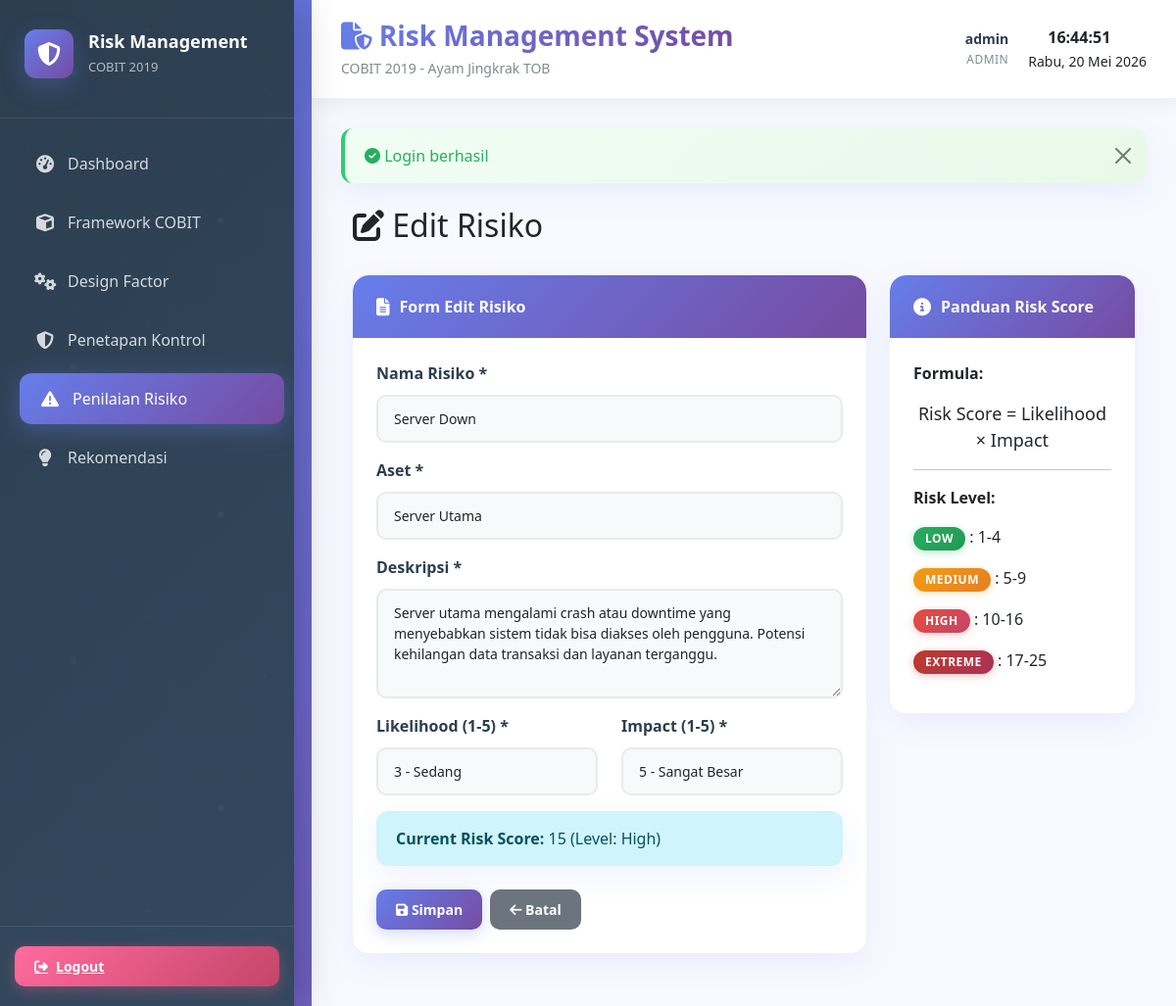
Screenshot of /index.php?page=risiko&action=edit&id=1 (signed in) with the database file from the repository.
### tables this page shows
CREATE TABLE IF NOT EXISTS `risiko` (
    `id` INT PRIMARY KEY AUTO_INCREMENT,
    `nama_risiko` VARCHAR(255) NOT NULL,
    `aset` VARCHAR(100) NOT NULL,
    `deskripsi` TEXT NOT NULL,
    `likelihood` INT NOT NULL CHECK(likelihood BETWEEN 1 AND 5),
    `impact` INT NOT NULL CHECK(impact BETWEEN 1 AND 5),
    `risk_score` INT NOT NULL,
    `level_risiko` ENUM('Extreme', 'High', 'Medium', 'Low') NOT NULL,
    `created_at` TIMESTAMP DEFAULT CURRENT_TIMESTAMP,
    `updated_at` TIMESTAMP DEFAULT CURRENT_TIMESTAMP ON UPDATE CURRENT_TIMESTAMP,
    INDEX `idx_level` (`level_risiko`),
    INDEX `idx_aset` (`aset`)
);

### app/controllers/RisikoController.php (called while the page is built, shortened)
<?php
class RisikoController extends Controller {
    private $risikoModel;
    public function __construct() {
        $this->risikoModel = new Risiko();
    }
    public function edit() {
        $id = $_GET['id'] ?? null;
        $risiko = $this->risikoModel->getById($id);
        $flash = $this->getFlash();
        $data = [
            'risiko' => $risiko,
            'flash' => $flash
        ];
        $this->view('risiko/edit', $data);
    }
}
?>

### index.php (called while the page is built, shortened)
<?php
require_once 'config/database.php';
require_once 'app/models/Database.php';
require_once 'app/models/Model.php';
require_once 'app/controllers/RisikoController.php';
App::route();

### app/models/Database.php (called while the page is built, shortened)
<?php
class Database {
    private $conn;
    public function __construct() {
        $this->conn = new mysqli(DB_HOST, DB_USER, DB_PASS, DB_NAME, DB_PORT);
        $this->conn->set_charset("utf8mb4");
    }
    public function query($sql) {
        return $this->conn->query($sql);
    }
    public function fetchOne($sql) {
        $result = $this->query($sql);
        return $result->fetch_assoc();
    }
}
?>

### app/models/Model.php (called while the page is built, shortened)
<?php
abstract class Model {
    protected $db;
    protected $table;
    public function __construct() {
        $this->db = new Database();
    }
    public function getById($id) {
        $sql = "SELECT * FROM " . $this->table . " WHERE id = $id LIMIT 1";
        return $this->db->fetchOne($sql);
    }
}
?>

### app/views/risiko/edit.php (the view, shortened to what this page needs)
<div class="container-fluid">
    <div class="row mb-4">
        <div class="col-md-12">
            <h2><i class="fas fa-edit"></i> Edit Risiko</h2>
        </div>
    </div>
    <div class="row">
        <div class="col-md-8">
            <div class="card">
                <div class="card-header">
                    <i class="fas fa-file-alt"></i> Form Edit Risiko
                </div>
                <div class="card-body">
                    <form method="POST" action="index.php?page=risiko&action=update">
                        <div class="mb-3">
                            <label class="form-label">Nama Risiko *</label>
                            <input type="text" class="form-control" name="nama_risiko" value="<?php echo $risiko['nama_risiko']; ?>" required>
                        </div>
                        <div class="mb-3">
                            <label class="form-label">Aset *</label>
                            <input type="text" class="form-control" name="aset" value="<?php echo $risiko['aset']; ?>" required>
                        </div>
                        <div class="mb-3">
                            <label class="form-label">Deskripsi *</label>
                            <textarea class="form-control" name="deskripsi" rows="4" required><?php echo $risiko['deskripsi']; ?></textarea>
                        </div>
                        <div class="row">
                            <div class="col-md-6">
                                <div class="mb-3">
                                    <label class="form-label">Likelihood (1-5) *</label>
                                    <select class="form-control" name="likelihood" required>
                                        <option value="3" <?php echo $risiko['likelihood'] == 3 ? 'selected' : ''; ?>>3 - Sedang</option>
                                    </select>
                                </div>
                            </div>
                            <div class="col-md-6">
                                <div class="mb-3">
                                    <label class="form-label">Impact (1-5) *</label>
                                    <select class="form-control" name="impact" required>
                                        <option value="5" <?php echo $risiko['impact'] == 5 ? 'selected' : ''; ?>>5 - Sangat Besar</option>
                                    </select>
                                </div>
                            </div>
                        </div>
                        <div class="alert alert-info">
                            <strong>Current Risk Score:</strong> <?php echo $risiko['risk_score']; ?> (Level: <?php echo $risiko['level_risiko']; ?>)
                        </div>
                        <div class="d-flex gap-2">
                            <button type="submit" class="btn btn-primary">
                                <i class="fas fa-save"></i> Simpan
                            </button>
                            <a href="index.php?page=risiko" class="btn btn-secondary">
                                <i class="fas fa-arrow-left"></i> Batal
                            </a>
                        </div>
                    </form>
                </div>
            </div>
        </div>
        <div class="col-md-4">
            <div class="card">
                <div class="card-header">
                    <i class="fas fa-info-circle"></i> Panduan Risk Score
                </div>
                <div class="card-body">
                    <p><strong>Formula:</strong></p>
                    <p style="text-align: center; font-size: 18px;">
                        Risk Score = Likelihood × Impact
                    </p>
                    <hr>
                    <p><strong>Risk Level:</strong></p>
                    <p><span class="badge badge-low">Low</span> : 1-4</p>
                    <p><span class="badge badge-medium">Medium</span> : 5-9</p>
                    <p><span class="badge badge-high">High</span> : 10-16</p>
                    <p><span class="badge badge-extreme">Extreme</span> : 17-25</p>
                </div>
            </div>
        </div>
    </div>
</div>

### app/views/layout.php (style rules this page uses)
:root { --primary-color: #667eea; --secondary-color: #764ba2; --accent-color: #f093fb; --danger-color: #ff6b9d; --warning-color: #feca57; --success-color: #48dbfb; --info-color: #0abde3; --dark-color: #2c3e50; --light-bg: #f8f9ff; --card-shadow: 0 10px 30px rgba(102, 126, 234, 0.1); --border-radius: 16px; }
* { margin: 0; padding: 0; box-sizing: border-box; }
html, body { height: 100%; font-family: 'Segoe UI', Tahoma, Geneva, Verdana, sans-serif; background: linear-gradient(135deg, #667eea 0%, #764ba2 100%); min-height: 100vh; }
body { display: flex; flex-direction: column; }
.alert { border-radius: 12px; margin-bottom: 24px; border: none; padding: 16px 20px; font-weight: 500; box-shadow: var(--card-shadow); animation: slideDown 0.4s ease; }
.card { background: white; box-shadow: var(--card-shadow); border: none; border-radius: var(--border-radius); margin-bottom: 24px; transition: all 0.3s ease; overflow: hidden; }
.card-header { background: linear-gradient(135deg, #667eea 0%, #764ba2 100%); color: white; border: none; font-weight: 600; padding: 20px 24px; border-radius: var(--border-radius) var(--border-radius) 0 0 !important; display: flex; align-items: center; gap: 10px; }
.card-header i { font-size: 18px; }
.card-body { padding: 24px; }
.btn { border-radius: 10px; padding: 10px 20px; font-size: 14px; font-weight: 600; transition: all 0.3s ease; border: none; position: relative; overflow: hidden; }
.btn::before { content: ''; position: absolute; top: 0; left: -100%; width: 100%; height: 100%; background: rgba(255, 255, 255, 0.2); transition: left 0.3s ease; }
.btn-primary { background: linear-gradient(135deg, #667eea 0%, #764ba2 100%); color: white; box-shadow: 0 4px 15px rgba(102, 126, 234, 0.3); }
.badge { border-radius: 20px; padding: 6px 12px; font-weight: 600; font-size: 12px; text-transform: uppercase; letter-spacing: 0.5px; }
.badge-extreme { background: linear-gradient(135deg, #c0392b 0%, #a93257 100%); color: white; box-shadow: 0 2px 8px rgba(192, 57, 43, 0.3); }
.badge-high { background: linear-gradient(135deg, #e74c3c 0%, #c44569 100%); color: white; box-shadow: 0 2px 8px rgba(231, 76, 60, 0.3); }
.badge-medium { background: linear-gradient(135deg, #f39c12 0%, #e67e22 100%); color: white; box-shadow: 0 2px 8px rgba(243, 156, 18, 0.3); }
.badge-low { background: linear-gradient(135deg, #27ae60 0%, #229954 100%); color: white; box-shadow: 0 2px 8px rgba(39, 174, 96, 0.3); }
.form-label { font-weight: 600; margin-bottom: 10px; color: var(--dark-color); display: flex; align-items: center; gap: 8px; }
.form-control { border-radius: 10px; border: 2px solid #e8eaed; padding: 12px 16px; font-size: 14px; transition: all 0.3s ease; background: #f8f9fa; }

### rows the page displays
risiko: nama_risiko "Server Down", aset "Server Utama", deskripsi "Server utama mengalami crash atau downtime yang menyebabkan sistem tidak bisa diakses oleh pengguna. Potensi kehilangan data transaksi dan layanan terganggu.", likelihood "3 - Sedang", impact "5 - Sangat Besar", risk_score "15", level_risiko "High"

### other values shown
$_SESSION['user']['username'] "admin"
$_SESSION['user']['role'] "ADMIN"
$flash['message'] "Login berhasil"
